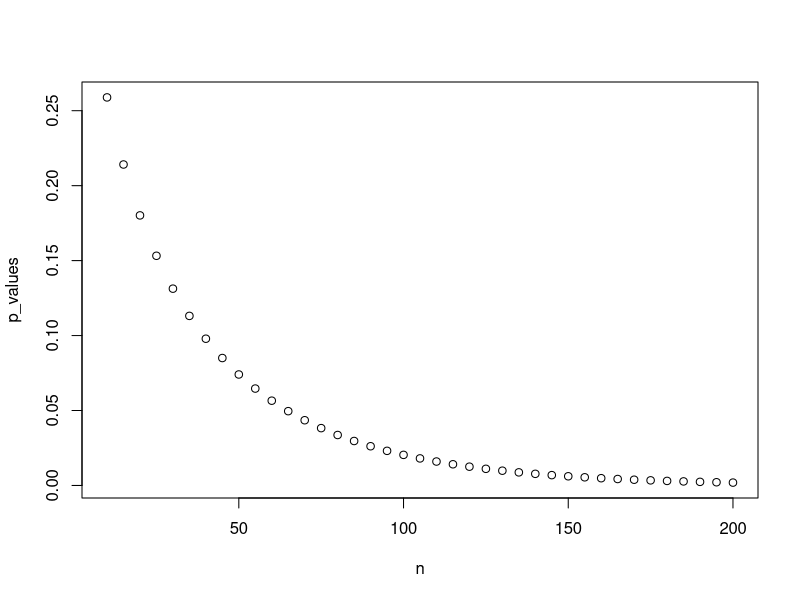

This figure's R source:
## ---- chunk 1
# Code for Question 2 goes here

n <- seq(10, 200, by= 5)
z_scores <- (955-1000)/sqrt(220^2/n)
p_values <- pnorm(z_scores)

plot(n, p_values)

